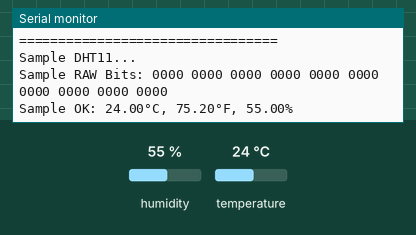
Simulated run of this sketch. Board: Arduino Uno, built with avr-gcc and run on an emulated ATmega328P. Shown: the last lines printed to the serial monitor. The test bench sets the inputs (shaded band); at power-on: humidity 55 %, temperature 24 °C.

Above: at 1.9 s.
2.0 s: humidity set to 22 %
At 2.9 s:
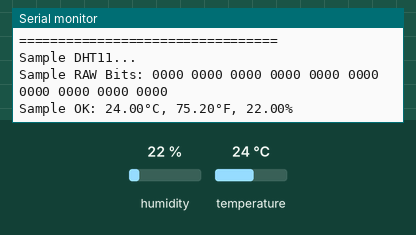
3.5 s: temperature set to 12 °C
At 5.3 s:
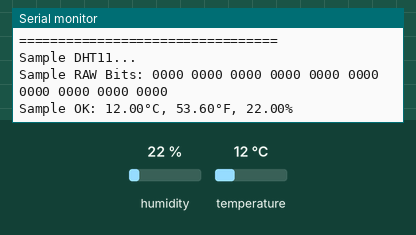
7.7 s: humidity set to 40 %
At 8.6 s:
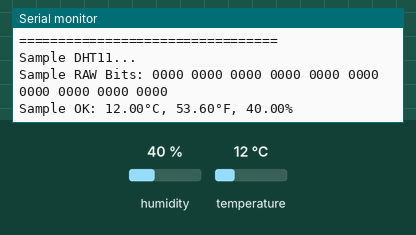
Timing chart, 0 to 10.7 s (numbered marks = the images above; inputs shaded):
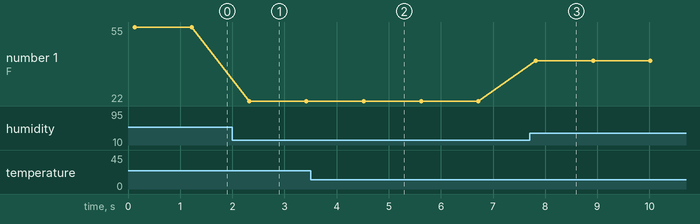

The sketch:

Sensor.ino
```cpp
/* ****************** INCLUDE LIBRARIES ********************** */
#include <SimpleDHT.h>

// for DHT11,
//      VCC: 3.3V through 5.2V
//      GND: GND
//      DATA: 2 for example
/* ******************* GLOBAL CONSTANTS ********************** */
// DHT11 data pin
const int pinDHT11 = 2;
SimpleDHT11 dht11;       //instantiates the SimpleDHT11 Object class to variable dht11

/* *******************************************************
 *                         Setup
 ********************************************************* */
void setup() {
  Serial.begin(9600);
}

/* *******************************************************
 *                      Void Loop
 ********************************************************* */
void loop() {
  // start working...
  Serial.println("=================================");
  Serial.println("Sample DHT11...");

  // read with raw sample data.
  //Local variables
  float temperatureC = 0.0;
  float temperatureF = 0.0;
  float humidity = 0.0;
  //Local data array
  byte data[40] = {0};
  if (dht11.read2(pinDHT11, &temperatureC, &humidity, data)) {
    Serial.print("Read DHT11 failed");
    return;
  }

  Serial.print("Sample RAW Bits: ");
  for (int i = 0; i < 40; i++) {
    Serial.print((int)data[i]);
    if (i > 0 && ((i + 1) % 4) == 0) {
      Serial.print(' ');
    }
  }
  Serial.println("");
  //°F = °C x 9/5 + 32.
  temperatureF = temperatureC * 9.0/5.0 + 32.0;
  Serial.print("Sample OK: ");
  Serial.print(temperatureC); Serial.print("°C, ");
  Serial.print(temperatureF); Serial.print("°F, ");
  Serial.print(humidity); Serial.println("%");

  // DHT11 sampling rate is 1HZ.
  delay(1000);
}
```

Measured:
- after the input at 2.0 s, the serial monitor: prints a new line after 0.32 s (image 1)
- after the input at 3.5 s, the serial monitor: prints a new line after 1.0 s (image 2)
- after the input at 7.7 s, the serial monitor: prints a new line after 0.12 s (image 3)
- plotted number 1: 55 → 22 after the input at 2.0 s, 22 → 40 after the input at 7.7 s
